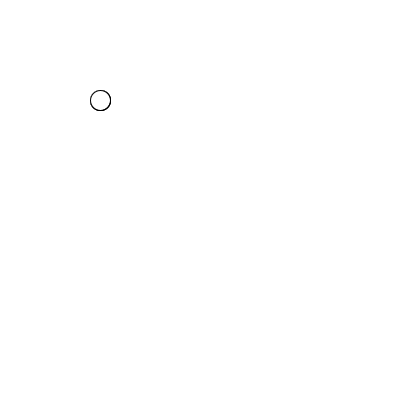
Frame 1 (no input)
Frame 60 (the mouse pressed at the canvas centre just before this capture): identical to frame 1, image omitted
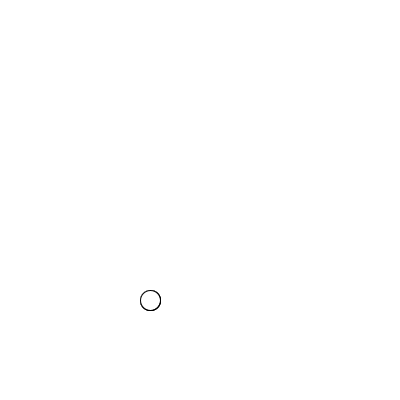
Frame 120 (the mouse held since frame 60 and released just before this capture)

The Processing sketch that drew these frames (run headless with seeded random() and noise(); from frame 60 on, the mouse is pressed at the canvas centre):

// Processing sketch: array01
// ── array01.pde
int [] x = {100, 150, 200, 250};
int [] y = {100, 300, 150, 100};

int contador = 0;

void setup() {
  size(400, 400);
  frameRate(5);
}

void draw() {
  background(255);

  for (int i = 0; i < x.length; i++) {
    ellipse(x[contador], y[contador], 20, 20);
  }

  //if (contador < 3) {
  //  contador++;
  //} else {
  //  contador =0 ;
  //}
}


void mousePressed() {
  contador++;
}

void keyPressed() {
  contador--;
}
